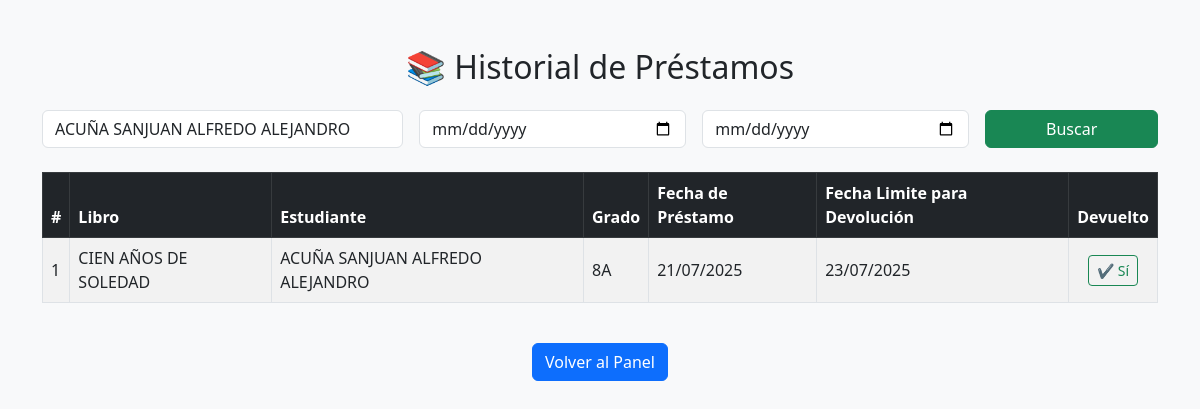
Screenshot of /historial_prestamos.php?nombre_estudiante=ACUÑA SANJUAN ALFREDO ALEJANDRO (signed in) with the database file from the repository.
### tables this page shows
CREATE TABLE `prestamos` (
  `id` int(11) NOT NULL,
  `libro_id` int(11) DEFAULT NULL,
  `estudiante_id` int(11) DEFAULT NULL,
  `grado` varchar(20) DEFAULT NULL,
  `fecha_prestamo` date DEFAULT NULL,
  `fecha_devolucion` date DEFAULT NULL,
  `devuelto` enum('si','no') DEFAULT 'no'
);

CREATE TABLE `libros` (
  `id` int(11) NOT NULL,
  `titulo` varchar(200) DEFAULT NULL,
  `autor` varchar(100) DEFAULT NULL,
  `codigo_libro` varchar(50) DEFAULT NULL,
  `estado` enum('disponible','prestado') DEFAULT 'disponible'
);

CREATE TABLE `estudiantes` (
  `id` int(11) NOT NULL,
  `nombre_completo` varchar(100) NOT NULL,
  `email` varchar(100) NOT NULL,
  `documento` varchar(50) NOT NULL,
  `grado` varchar(20) DEFAULT NULL
);

### historial_prestamos.php (the view, shortened to what this page needs)
    <?php
include './db/conexion.php';
$nombre_estudiante = $_GET['nombre_estudiante'] ?? '';
$fecha_inicio = $_GET['fecha_inicio'] ?? '';
$fecha_fin = $_GET['fecha_fin'] ?? '';
$sql = "SELECT
            p.id,
            l.titulo,
            e.nombre_completo AS estudiante,
            e.grado AS grado,
            p.fecha_prestamo,
            p.fecha_devolucion,
            p.devuelto
        FROM prestamos p
        INNER JOIN libros l ON p.libro_id = l.id
        INNER JOIN estudiantes e ON p.estudiante_id = e.id
        WHERE 1=1";
$params = [];
if (!empty($nombre_estudiante)) {
    $sql .= " AND e.nombre_completo LIKE ?";
    $params[] = "%$nombre_estudiante%";
}
$sql .= " ORDER BY p.fecha_prestamo DESC";
$stmt = $conn->prepare($sql);
if ($params) {
    $types = str_repeat("s", count($params));
    $stmt->bind_param($types, ...$params);
}
$stmt->execute();
$resultado = $stmt->get_result();
?>
<!DOCTYPE html>
<html lang="es">
<head>
    <link href="https://cdn.jsdelivr.net/npm/bootstrap@5.3.0/dist/css/bootstrap.min.css" rel="stylesheet">
</head>
<body class="bg-light">
<div class="container mt-5">
    <h2 class="text-center mb-4">📚 Historial de Préstamos</h2>
    <form class="row g-3 mb-4" method="GET" action="">
        <div class="col-md-4">
            <input type="text" name="nombre_estudiante" class="form-control" placeholder="Buscar por estudiante" value="<?= htmlspecialchars($nombre_estudiante) ?>">
        </div>
        <div class="col-md-3">
            <input type="date" name="fecha_inicio" class="form-control" value="<?= htmlspecialchars($fecha_inicio) ?>">
        </div>
        <div class="col-md-3">
            <input type="date" name="fecha_fin" class="form-control" value="<?= htmlspecialchars($fecha_fin) ?>">
        </div>
        <div class="col-md-2">
            <button type="submit" class="btn btn-success w-100">Buscar</button>
        </div>
    </form>
    <div class="table-responsive">
        <table class="table table-bordered table-striped align-middle">
            <thead class="table-dark">
                <tr>
                    <th>#</th>
                    <th>Libro</th>
                    <th>Estudiante</th>
                    <th>Grado</th>
                    <th>Fecha de Préstamo</th>
                    <th>Fecha Limite para Devolución</th>
                    <th>Devuelto</th>
                </tr>
            </thead>
            <tbody>
                <?php if ($resultado->num_rows > 0): ?>
                    <?php while ($row = $resultado->fetch_assoc()): ?>
                        <tr>
                            <td><?= htmlspecialchars($row["id"]) ?></td>
                            <td><?= htmlspecialchars($row["titulo"]) ?></td>
                            <td><?= htmlspecialchars($row["estudiante"]) ?></td>
                            <td><?= htmlspecialchars($row["grado"]) ?></td>
                            <td><?= date('d/m/Y', strtotime($row["fecha_prestamo"])) ?></td>
                            <td><?= date('d/m/Y', strtotime($row["fecha_devolucion"])) ?></td>
                            <td class="text-center">
                                <?php if ($_SESSION["rol"] === "admin"): ?>
                                    <form method="POST" action="cambiar_estado.php" onsubmit="return confirm('¿Estás seguro de cambiar el estado?');">
                                        <button type="submit" class="btn btn-sm <?= $row['devuelto'] === 'si' ? 'btn-outline-success' : 'btn-outline-danger' ?>">
                                            <?= $row['devuelto'] === 'si' ? '✔️ Sí' : '❌ No' ?>
                                        </button>
                                    </form>
                                <?php else: ?>
                                    <?= $row["devuelto"] === 'si' ? '<span class="text-success fw-bold">✔️ Sí</span>' : '<span class="text-danger fw-bold">❌ No</span>' ?>
                                <?php endif; ?>
                            </td>
                        </tr>
                    <?php endwhile; ?>
                <?php else: ?>
                    <tr>
                        <td colspan="7" class="text-center text-muted">No se encontraron registros con los filtros aplicados.</td>
                    </tr>
                <?php endif; ?>
            </tbody>
        </table>
    </div>
    <div class="text-center mt-4">
        <a href="dashboard_admin.php" class="btn btn-primary">Volver al Panel</a>
    </div>
</div>
</body>
</html>

### rows the page displays
prestamos: id "1", libro.titulo "CIEN AÑOS DE SOLEDAD", estudiante.nombre_completo "ACUÑA SANJUAN ALFREDO ALEJANDRO", estudiante.grado "8A", fecha_prestamo "21/07/2025", fecha_devolucion "23/07/2025", devuelto "✔️ Sí"
